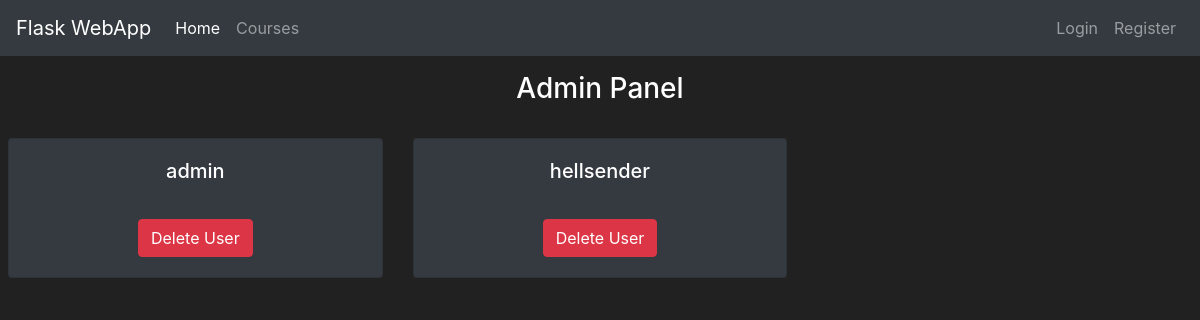
/admin/deleteuser, run on an earlier commit of the app's database.
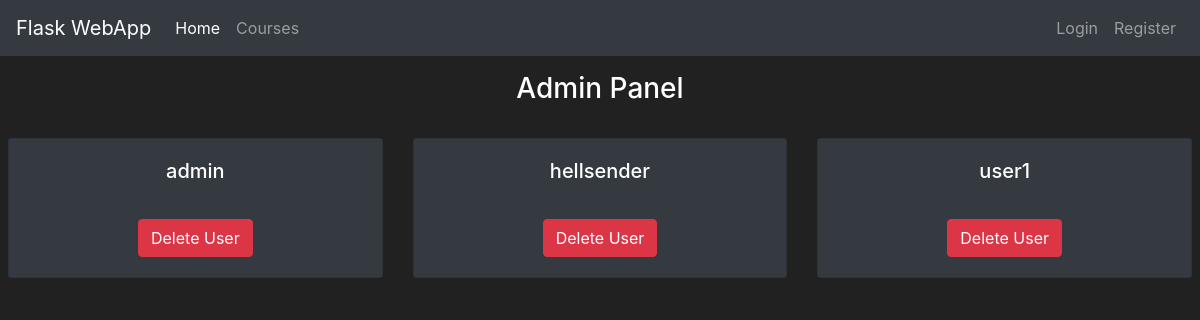
And on a later commit of the database.
### course/models.py (models this page shows, shortened)
class Users(db.Model, UserMixin):
    id = db.Column(db.Integer(), primary_key=True)
    username = db.Column(db.String(length=30), nullable=False, unique=True)
    email_address = db.Column(db.String(length=50), nullable=False, unique=True)
    password_hash = db.Column(db.String(length=50), nullable=False)
    tokens_owned = db.Column(db.Integer(), nullable=False, default=500)
    items_owned = db.relationship('Items', secondary=course_owner, backref='owned_users', lazy=True)
    @property
    def password(self):
        return self.password_hash

### course/route.py (the view, shortened to what this page needs)
@app.route('/admin/<action>', methods=['GET', 'POST'])
def actions(action):
    admin_panel = AdminPanel()
    if action == 'deleteuser':
        return render_template('adminpanel/deleteuser.html', action=action, admin_panel= admin_panel)

### course/admin.py (called while the page is built)
    @property
    def getusers(self):
        users = Users.query.all()
        return users

### course/templates/adminpanel/deleteuser.html (shortened to what this page needs)
{% extends 'base.html' %}
{% block content %}
<div class="mr-2 ml-2">
    <h3 class="text-center mt-3">Admin Panel</h3>
    <br>
    <div class="row">
        {% for user in admin_panel.getusers %}
            <div class="col-md-4">
                <div style="margin-bottom: 30px" class="card text-center bg-dark card-wrapper">
                    <div class="card-body">
                        <h5 class="card-title">{{ user.username }}</h5>
                        <br>
                            <a class="btn btn-info btn-outline btn-danger" href="{{ url_for('action_perform', action='deleteuser', value=user.username) }}">Delete User</a>
                    </div>
                </div>
            </div>
        {% endfor %}
    </div>
</div>
{% endblock %}

What changed in the data, as far as the page shows it:
added Users: username "user1"
